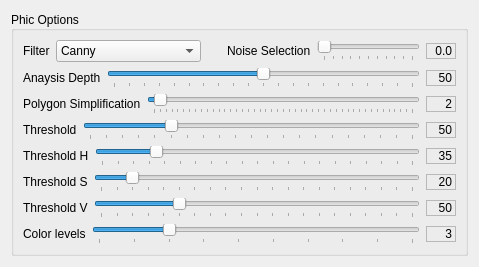
  <widget class="QWidget" name="tab1">
   <attribute name="title">
    <string>Graphic Config</string>
   </attribute>
   <layout class="QGridLayout" name="gridLayout_12">
    <item row="0" column="0">
     <widget class="QGroupBox" name="groupBox_2">
      <property name="sizePolicy">
       <sizepolicy hsizetype="Expanding" vsizetype="Expanding">
        <horstretch>1</horstretch>
        <verstretch>1</verstretch>
       </sizepolicy>
      </property>
      <property name="minimumSize">
       <size>
        <width>441</width>
        <height>240</height>
       </size>
      </property>
      <property name="maximumSize">
       <size>
        <width>16777215</width>
        <height>16777215</height>
       </size>
      </property>
      <property name="title">
       <string>Phic Options</string>
      </property>
      <property name="alignment">
       <set>Qt::AlignLeading|Qt::AlignLeft|Qt::AlignVCenter</set>
      </property>
      <layout class="QGridLayout" name="gridLayout">
       <item row="0" column="0">
        <layout class="QHBoxLayout" name="horizontalLayout_6">
         <item>
          <widget class="QLabel" name="label">
           <property name="sizePolicy">
            <sizepolicy hsizetype="Fixed" vsizetype="Preferred">
             <horstretch>0</horstretch>
             <verstretch>0</verstretch>
            </sizepolicy>
           </property>
           <property name="text">
            <string>Filter</string>
           </property>
          </widget>
         </item>
         <item>
          <widget class="QComboBox" name="filterSelComboBox">
           <property name="currentIndex">
            <number>2</number>
           </property>
           <item>
            <property name="text">
             <string>Threshold</string>
            </property>
           </item>
           <item>
            <property name="text">
             <string>Adaptative Threshold</string>
            </property>
           </item>
           <item>
            <property name="text">
             <string>Canny</string>
            </property>
           </item>
           <item>
            <property name="text">
             <string>Hue Division</string>
            </property>
           </item>
           <item>
            <property name="text">
             <string>Multiple Threshold</string>
            </property>
           </item>
          </widget>
         </item>
         <item>
          <spacer name="horizontalSpacer">
           <property name="orientation">
            <enum>Qt::Horizontal</enum>
           </property>
           <property name="sizeType">
            <enum>QSizePolicy::Expanding</enum>
           </property>
           <property name="sizeHint" stdset="0">
            <size>
             <width>20</width>
             <height>20</height>
            </size>
           </property>
          </spacer>
         </item>
         <item>
          <widget class="QLabel" name="label_4">
           <property name="text">
            <string>Noise Selection</string>
           </property>
          </widget>
         </item>
         <item>
          <widget class="QSlider" name="horizontalSlider_3">
           <property name="minimumSize">
            <size>
             <width>103</width>
             <height>0</height>
            </size>
           </property>
           <property name="maximum">
            <number>100</number>
           </property>
           <property name="singleStep">
            <number>1</number>
           </property>
           <property name="pageStep">
            <number>10</number>
           </property>
           <property name="value">
            <number>0</number>
           </property>
           <property name="orientation">
            <enum>Qt::Horizontal</enum>
           </property>
           <property name="tickPosition">
            <enum>QSlider::TicksBelow</enum>
           </property>
           <property name="tickInterval">
            <number>10</number>
           </property>
          </widget>
         </item>
         <item>
          <widget class="QLabel" name="noiseLabel">
           <property name="sizePolicy">
            <sizepolicy hsizetype="Fixed" vsizetype="Fixed">
             <horstretch>0</horstretch>
             <verstretch>0</verstretch>
            </sizepolicy>
           </property>
           <property name="minimumSize">
            <size>
             <width>30</width>
             <height>0</height>
            </size>
           </property>
           <property name="maximumSize">
            <size>
             <width>30</width>
             <height>16777215</height>
            </size>
           </property>
           <property name="frameShape">
            <enum>QFrame::StyledPanel</enum>
           </property>
           <property name="text">
            <string>0.0</string>
           </property>
           <property name="alignment">
            <set>Qt::AlignRight|Qt::AlignTrailing|Qt::AlignVCenter</set>
           </property>
          </widget>
         </item>
        </layout>
       </item>
       <item row="2" column="0">
        <layout class="QHBoxLayout" name="horizontalLayout_7">
         <item>
          <widget class="QLabel" name="label_3">
           <property name="sizePolicy">
            <sizepolicy hsizetype="Fixed" vsizetype="Preferred">
             <horstretch>0</horstretch>
             <verstretch>0</verstretch>
            </sizepolicy>
           </property>
           <property name="text">
            <string>Polygon Simplification</string>
           </property>
          </widget>
         </item>
         <item>
          <widget class="QSlider" name="horizontalSlider_6">
           <property name="minimum">
            <number>1</number>
           </property>
           <property name="maximum">
            <number>45</number>
           </property>
           <property name="value">
            <number>2</number>
           </property>
           <property name="orientation">
            <enum>Qt::Horizontal</enum>
           </property>
           <property name="tickPosition">
            <enum>QSlider::TicksBelow</enum>
           </property>
           <property name="tickInterval">
            <number>1</number>
           </property>
          </widget>
         </item>
         <item>
          <widget class="QLabel" name="labelPolSimp">
           <property name="sizePolicy">
            <sizepolicy hsizetype="Fixed" vsizetype="Fixed">
             <horstretch>0</horstretch>
             <verstretch>0</verstretch>
            </sizepolicy>
           </property>
           <property name="minimumSize">
            <size>
             <width>30</width>
             <height>0</height>
            </size>
           </property>
           <property name="maximumSize">
            <size>
             <width>30</width>
             <height>16777215</height>
            </size>
           </property>
           <property name="frameShape">
            <enum>QFrame::StyledPanel</enum>
           </property>
           <property name="text">
            <string>2</string>
           </property>
           <property name="alignment">
            <set>Qt::AlignRight|Qt::AlignTrailing|Qt::AlignVCenter</set>
           </property>
          </widget>
         </item>
        </layout>
       </item>
       <item row="3" column="0">
        <layout class="QHBoxLayout" name="horizontalLayout_8">
         <item>
          <widget class="QLabel" name="label_2">
           <property name="text">
            <string>Threshold</string>
           </property>
          </widget>
         </item>
         <item>
          <widget class="QSlider" name="horizontalSlider_2">
           <property name="enabled">
            <bool>true</bool>
           </property>
           <property name="maximum">
            <number>200</number>
           </property>
           <property name="value">
            <number>50</number>
           </property>
           <property name="orientation">
            <enum>Qt::Horizontal</enum>
           </property>
           <property name="tickPosition">
            <enum>QSlider::TicksBelow</enum>
           </property>
           <property name="tickInterval">
            <number>10</number>
           </property>
          </widget>
         </item>
         <item>
          <widget class="QLabel" name="tLabel">
           <property name="enabled">
            <bool>true</bool>
           </property>
           <property name="sizePolicy">
            <sizepolicy hsizetype="Fixed" vsizetype="Fixed">
             <horstretch>0</horstretch>
             <verstretch>0</verstretch>
            </sizepolicy>
           </property>
           <property name="minimumSize">
            <size>
             <width>30</width>
             <height>0</height>
            </size>
           </property>
           <property name="maximumSize">
            <size>
             <width>30</width>
             <height>16777215</height>
            </size>
           </property>
           <property name="frameShape">
            <enum>QFrame::StyledPanel</enum>
           </property>
           <property name="text">
            <string>50</string>
           </property>
           <property name="alignment">
            <set>Qt::AlignRight|Qt::AlignTrailing|Qt::AlignVCenter</set>
           </property>
          </widget>
         </item>
        </layout>
       </item>
       <item row="4" column="0">
        <layout class="QHBoxLayout" name="horizontalLayout_9">
         <item>
          <widget class="QLabel" name="label_ThresholdH">
           <property name="text">
            <string>Threshold H</string>
           </property>
          </widget>
         </item>
         <item>
          <widget class="QSlider" name="horizontalSliderTH">
           <property name="enabled">
            <bool>true</bool>
           </property>
           <property name="maximum">
            <number>200</number>
           </property>
           <property name="value">
            <number>35</number>
           </property>
           <property name="orientation">
            <enum>Qt::Horizontal</enum>
           </property>
           <property name="tickPosition">
            <enum>QSlider::TicksBelow</enum>
           </property>
           <property name="tickInterval">
            <number>10</number>
           </property>
          </widget>
         </item>
         <item>
          <widget class="QLabel" name="labelThresholdH">
           <property name="sizePolicy">
            <sizepolicy hsizetype="Fixed" vsizetype="Fixed">
             <horstretch>0</horstretch>
             <verstretch>0</verstretch>
            </sizepolicy>
           </property>
           <property name="minimumSize">
            <size>
             <width>30</width>
             <height>0</height>
            </size>
           </property>
           <property name="frameShape">
            <enum>QFrame::StyledPanel</enum>
           </property>
           <property name="text">
            <string>35</string>
           </property>
           <property name="alignment">
            <set>Qt::AlignRight|Qt::AlignTrailing|Qt::AlignVCenter</set>
           </property>
          </widget>
         </item>
        </layout>
       </item>
       <item row="5" column="0">
        <layout class="QHBoxLayout" name="horizontalLayout_10">
         <item>
          <widget class="QLabel" name="label_ThresholdS">
           <property name="text">
            <string>Threshold S</string>
           </property>
          </widget>
         </item>
         <item>
          <widget class="QSlider" name="horizontalSliderTS">
           <property name="enabled">
            <bool>true</bool>
           </property>
           <property name="maximum">
            <number>200</number>
           </property>
           <property name="value">
            <number>20</number>
           </property>
           <property name="orientation">
            <enum>Qt::Horizontal</enum>
           </property>
           <property name="tickPosition">
            <enum>QSlider::TicksBelow</enum>
           </property>
           <property name="tickInterval">
            <number>10</number>
           </property>
          </widget>
         </item>
         <item>
          <widget class="QLabel" name="labelThresholdS">
           <property name="sizePolicy">
            <sizepolicy hsizetype="Fixed" vsizetype="Fixed">
             <horstretch>0</horstretch>
             <verstretch>0</verstretch>
            </sizepolicy>
           </property>
           <property name="minimumSize">
            <size>
             <width>30</width>
             <height>0</height>
            </size>
           </property>
           <property name="frameShape">
            <enum>QFrame::StyledPanel</enum>
           </property>
           <property name="text">
            <string>20</string>
           </property>
           <property name="alignment">
            <set>Qt::AlignRight|Qt::AlignTrailing|Qt::AlignVCenter</set>
           </property>
          </widget>
         </item>
        </layout>
       </item>
       <item row="6" column="0">
        <layout class="QHBoxLayout" name="horizontalLayout_11">
         <item>
          <widget class="QLabel" name="label_ThresholdV">
           <property name="text">
            <string>Threshold V</string>
           </property>
          </widget>
         </item>
         <item>
          <widget class="QSlider" name="horizontalSliderTV">
           <property name="enabled">
            <bool>true</bool>
           </property>
           <property name="maximum">
            <number>200</number>
           </property>
           <property name="value">
            <number>50</number>
           </property>
           <property name="orientation">
            <enum>Qt::Horizontal</enum>
           </property>
           <property name="tickPosition">
            <enum>QSlider::TicksBelow</enum>
           </property>
           <property name="tickInterval">
            <number>10</number>
           </property>
          </widget>
         </item>
         <item>
          <widget class="QLabel" name="labelThresholdV">
           <property name="sizePolicy">
            <sizepolicy hsizetype="Fixed" vsizetype="Fixed">
             <horstretch>0</horstretch>
             <verstretch>0</verstretch>
            </sizepolicy>
           </property>
           <property name="minimumSize">
            <size>
             <width>30</width>
             <height>0</height>
            </size>
           </property>
           <property name="frameShape">
            <enum>QFrame::StyledPanel</enum>
           </property>
           <property name="text">
            <string>50</string>
           </property>
           <property name="alignment">
            <set>Qt::AlignRight|Qt::AlignTrailing|Qt::AlignVCenter</set>
           </property>
          </widget>
         </item>
        </layout>
       </item>
       <item row="7" column="0">
        <layout class="QHBoxLayout" name="horizontalLayout">
         <item>
          <widget class="QLabel" name="label_ColorLevels">
           <property name="text">
            <string>Color levels</string>
           </property>
          </widget>
         </item>
         <item>
          <widget class="QSlider" name="horizontalSlider_colorLevels">
           <property name="minimum">
            <number>1</number>
           </property>
           <property name="maximum">
            <number>10</number>
           </property>
           <property name="value">
            <number>3</number>
           </property>
           <property name="orientation">
            <enum>Qt::Horizontal</enum>
           </property>
           <property name="tickPosition">
            <enum>QSlider::TicksBelow</enum>
           </property>
           <property name="tickInterval">
            <number>1</number>
           </property>
          </widget>
         </item>
         <item>
          <widget class="QLabel" name="labelColorLevels">
           <property name="sizePolicy">
            <sizepolicy hsizetype="Fixed" vsizetype="Fixed">
             <horstretch>0</horstretch>
             <verstretch>0</verstretch>
            </sizepolicy>
           </property>
           <property name="minimumSize">
            <size>
             <width>30</width>
             <height>0</height>
            </size>
           </property>
           <property name="frameShape">
            <enum>QFrame::StyledPanel</enum>
           </property>
           <property name="text">
            <string>3</string>
           </property>
           <property name="alignment">
            <set>Qt::AlignRight|Qt::AlignTrailing|Qt::AlignVCenter</set>
           </property>
          </widget>
         </item>
        </layout>
       </item>
       <item row="1" column="0">
        <layout class="QHBoxLayout" name="horizontalLayout_2">
         <item>
          <widget class="QLabel" name="label_analysisDepth">
           <property name="text">
            <string>Anaysis Depth</string>
           </property>
          </widget>
         </item>
         <item>
          <widget class="QSlider" name="horizontalSlider_AnalisisDepth">
           <property name="maximum">
            <number>100</number>
           </property>
           <property name="sliderPosition">
            <number>50</number>
           </property>
           <property name="orientation">
            <enum>Qt::Horizontal</enum>
           </property>
           <property name="tickPosition">
            <enum>QSlider::TicksBelow</enum>
           </property>
           <property name="tickInterval">
            <number>5</number>
           </property>
          </widget>
         </item>
         <item>
          <widget class="QLabel" name="labelAnalysisDepth">
           <property name="sizePolicy">
            <sizepolicy hsizetype="Fixed" vsizetype="Fixed">
             <horstretch>0</horstretch>
             <verstretch>0</verstretch>
            </sizepolicy>
           </property>
           <property name="minimumSize">
            <size>
             <width>30</width>
             <height>0</height>
            </size>
           </property>
           <property name="frameShape">
            <enum>QFrame::StyledPanel</enum>
           </property>
           <property name="text">
            <string>50</string>
           </property>
           <property name="alignment">
            <set>Qt::AlignRight|Qt::AlignTrailing|Qt::AlignVCenter</set>
           </property>
          </widget>
         </item>
        </layout>
       </item>
      </layout>
     </widget>
    </item>
   </layout>
  </widget>
